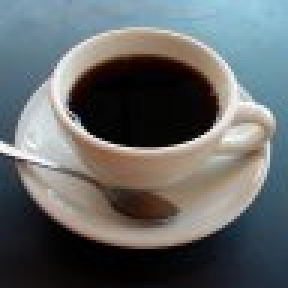
//> input picture src/coffee.jpg, 96 x 96 px (shown 3 times larger)
$ ./test_manips ../coffee.jpg   (built with g++ and OpenCV 4)
//> lines starting //> are read from the running program, lines starting //| are printed output that depends on the picture
### src/final/debug.h
/* For OpenCV functions and data types */
#include <opencv/cv.h>
#include <opencv2/core/core.hpp>
#include <opencv2/highgui/highgui.hpp>

/* For console I/O */
#include <iostream>

/* For string variables and functions */
#include <string>

/* For creating vectors of various data types */
#include <vector>

//#define DEBUG

void debug(std::string);
void printMatrix(cv::Mat);

### src/final/image_manipulations.h
#ifdef _MSC_VER
#else
	#include <opencv/cv.h>
	#include <opencv2/core/core.hpp>
	#include <opencv2/highgui/highgui.hpp>
#endif
#include <iostream>

cv::Mat shiftMat(cv::Mat, int, int);
cv::Mat shiftMatRot(cv::Mat, int, int);
cv::Mat genShiftDownsampleMat(cv::Mat, int, int, int);
void copyRegion(cv::Mat&, cv::Mat&, int, int, int, int, int, int, int, int);

### src/final/image_manipulations.cpp
#include "image_manipulations.h"

using namespace std;
using namespace cv;


/******************************************************************************

    shiftMat accepts a CV_32F Mat and shifts it according to the integer
    parameters that are also passed to it.  It fills in the gaps left by the
    shift with the last line of pixels in the shifted image.  It then returns
    the image as a Mat.


    shiftMat:
        Mat input:
            The matrix to be shifted.
        int vertical:
            An integer value that determines how far the image needs to be
            shifted vertically.  Negative shifts upward, positive shifts
            downward.
        int horizontal:
            An integer value that determines how far the image needs to be
            shifted horizontally.  Negative shifts left, positive shifts right.

******************************************************************************/
Mat shiftMat(   Mat input,
                int vertical,
                int horizontal ){
    debug("ShiftMat called");
    Mat src;
    Mat image_shifted;
    bool opposite_direction;

    /* Do deep copy, apparently this doesn't happen when passing */
    input.copyTo(src);
    src.copyTo(image_shifted);

    opposite_direction = (vertical < 0);
    if(opposite_direction){
        vertical *= -1;
    }
    for(int i = 1; i <= vertical && i < src.rows; i++){
        if(opposite_direction){
            copyRegion(
                src,image_shifted,
                0, i, src.cols, src.rows - i,
                0, 0, src.cols, src.rows - i
            );
        }else{
            copyRegion(
                src,image_shifted,
                0, 0, src.cols, src.rows - i,
                0, i, src.cols, src.rows - i
            );
        }
    }

    /* Save changes in prep for second direction */
    image_shifted.copyTo(src);

    opposite_direction = (horizontal < 0);
    if(opposite_direction){
        horizontal *= -1;
    }
    for(int i = 1; i <= horizontal && i < src.cols; i++){
        if(opposite_direction){
            copyRegion(
                src,image_shifted,
                i, 0, src.cols - i, src.rows,
                0, 0, src.cols - i, src.rows
            );
        }else{
            copyRegion(
                src,image_shifted,
                0, 0, src.cols - i, src.rows,
                i, 0, src.cols - i, src.rows
            );
        }
    }

    return image_shifted;
}

/******************************************************************************

    shiftMatRot accepts a CV_32F Mat and shifts it according to the integer
    parameters that are also passed to it.  It fills in the gaps left by the
    shift with the pixels that were shifted off of the other side of the image.
    It then returns the image as a Mat.


    shiftMatRot:
        Mat input:
            The matrix to be shifted.
        int vertical:
            An integer value that determines how far the image needs to be
            shifted vertically.  Negative shifts upward, positive shifts
            downward.
        int horizontal:
            An integer value that determines how far the image needs to be
            shifted horizontally.  Negative shifts left, positive shifts right.

******************************************************************************/
Mat shiftMatRot(    Mat input,
                    int vertical,
                    int horizontal ){

    debug("shiftMatRot called");

    Mat src;

    Mat image_shifted;
    bool opposite_direction;

    /* Do deep copy, apparently this doesn't happen when passing*/
    input.copyTo(src);
    src.copyTo(image_shifted);

    if(vertical != 0 ){
        opposite_direction = (vertical < 0);
        if(opposite_direction){
            vertical *= -1;
        }

        /* Copy 1st portion */
        if(opposite_direction){
            copyRegion(
                src,image_shifted,
                0, vertical, src.cols, src.rows-vertical,
                0, 0, src.cols, src.rows - vertical
            );
        }else{
            copyRegion(
                src,image_shifted,
                0, 0, src.cols, src.rows - vertical,
                0, vertical, src.cols, src.rows - vertical
            );
        }

        /* Copy 2nd portion */
        if(opposite_direction){
            copyRegion(
                src,image_shifted,
                0, 0, src.cols, vertical,
                0, src.rows - vertical, src.cols, vertical
            );
        }else{
            copyRegion(
                src,image_shifted,
                0, src.rows - vertical, src.cols, vertical,
                0, 0, src.cols, vertical
            );
        }

        image_shifted.copyTo(src);
    }

    if( horizontal != 0 ){
        opposite_direction = (horizontal < 0);
        if(opposite_direction){
            horizontal *= -1;
        }

        /* Copy 1st portion */
        if(opposite_direction){
            copyRegion(
                src,image_shifted,
                horizontal, 0, src.cols - horizontal, src.rows,
                0, 0, src.cols - horizontal, src.rows
            );
        }else{
            copyRegion(
                src,image_shifted,
                0, 0, src.cols - horizontal, src.rows,
                horizontal, 0, src.cols - horizontal, src.rows
            );
        }

        /* Copy 2nd portion */
        if(opposite_direction){
            copyRegion(
                src,image_shifted,
                0, 0, horizontal, src.rows,
                src.cols - horizontal, 0, horizontal, src.rows
            );
        }else{
            copyRegion(
                src,image_shifted,
                src.cols - horizontal, 0, horizontal, src.rows,
                0, 0, horizontal, src.rows
            );
        }
    }

    return image_shifted;
}

/******************************************************************************

    copyRegion accepts a pointer to a source matrix and a destination matrix as
    parameters along with integer values that specify a region in each image.
    The function copys the specified region in the src Mat into the specified
    region of the dest Mat.


    copyRegion:
        Mat &src:
            Reference to a source matrix.
        Mat &dest:
            Reference to a destination matrix.
        int x1:
            The x coordinate of the left side of the selected region from src.
        int y1:
            The y coordinate of the top side of the selected region from src.
        int w1:
            The width of the region selected from src.
        int h1:
            The height of the region selected from src.
        int x2:
            The x coordinate of the left side of the selected region from dest.
        int y2:
            The y coordinate of the top side of the selected region from dest.
        int w2:
            The width of the region selected from dest.
        int h2:
            The height of the region selected from dest.

******************************************************************************/
void copyRegion(    Mat &src,
                    Mat &dest,
                    int x1,
                    int y1,
                    int w1,
                    int h1,
                    int x2,
                    int y2,
                    int w2,
                    int h2 ){
    CvRect src_region = cvRect( x1,y1,w1,h1 );
    CvRect dest_region = cvRect( x2,y2,w2,h2 );

    Mat src_roi = Mat(src,src_region);
    Mat dest_roi = Mat(dest,dest_region);

    src_roi.copyTo(dest_roi);
}

/******************************************************************************

    genShiftDownsampleMat shifts the src matrix as directed by up_down and
    left_right and then shrinks the image by a ratio of 1/downsample_ratio. It
    then returns the resulting Mat.

    genShiftDownsampleMat:
        Mat src:
            This is the source Mat to be shifted and downsampled.
        int up_down:
            An integer value that determines how far the image needs to be
            shifted vertically.  Negative shifts upward, positive shifts
            downward.
        int left_right:
            An integer value that determines how far the image needs to be
            shifted horizontally.  Negative shifts left, positive shifts right.
        int downsample_ratio:
            The inverse of the desired scale of the image.

******************************************************************************/
// [25 lines left out: function genShiftDownsampleMat, not called in this run]

### src/test_image_manipulations/test_manips.cpp
#include "../final/image_manipulations.h"

using namespace std;
using namespace cv;

int main(int argc, char* argv[]){
	if( argc != 2) {
		cout <<" Usage: display_image ImageToLoadAndDisplay" << endl;
		return -1;
    }

	int rescale_factor = 2;

    cv::Mat image;
	cv::Mat bigger_image;
	cv::Mat rotated_image;
	cv::Mat shifted_image;
	cv::Mat shifted_image2;
	cv::Mat shifted_image3;
	cv::Mat shifted_image4;
	cv::Mat shifted_image5;
	cv::Mat shifted_image6;
	cv::Mat shifted_image7;
	cv::Mat shifted_image8;

	//Read in Image
    image = cv::imread(argv[1], CV_LOAD_IMAGE_COLOR);
//> image is the input picture: 96 rows x 96 cols, CV_8UC3; mean B, G, R 103.9, 103.4, 99.7

	//Transform image
	cv::resize(image,bigger_image,Size(0,0),5,5,INTER_LINEAR);
	cv::flip(image,rotated_image,-1);
	shifted_image = shiftMatRot(image,0,25);
//> (in shiftMatRot, `debug("shiftMatRot called");` was passed over: debug is not available in this run)
	shifted_image2 = shiftMatRot(image,0,-25);
	shifted_image3 = shiftMatRot(image,25,0);
//> in copyRegion (call 5), `Mat src_roi = Mat(src,src_region);`:
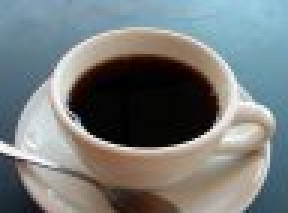
//> src_roi: 71 rows x 96 cols, CV_8UC3 (shown 3 times larger); mean B, G, R 123.2, 123.1, 118
	shifted_image4 = shiftMatRot(image,-25,0);
//> in copyRegion (call 8), `src_roi.copyTo(dest_roi);`:
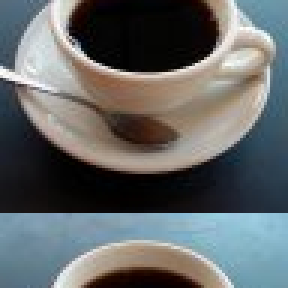
//> dest: 96 rows x 96 cols, CV_8UC3 (shown 3 times larger); mean B, G, R 103.9, 103.4, 99.7
	shifted_image5 = shiftMat(image,25,25);
//> (in shiftMat, `debug("ShiftMat called");` was passed over: debug is not available in this run)
//> the loop in shiftMat, `for(int i = 1; i <= vertical && i < src.rows; i++)` made 25 passes
//> (src_region in copyRegion, dest_region in copyRegion) on passes 1 to 12: (Rect(0, 0, 96, 95), Rect(0, 1, 96, 95)), (Rect(0, 0, 96, 94), Rect(0, 2, 96, 94)), (Rect(0, 0, 96, 93), Rect(0, 3, 96, 93)), (Rect(0, 0, 96, 92), Rect(0, 4, 96, 92)), (Rect(0, 0, 96, 91), Rect(0, 5, 96, 91)), (Rect(0, 0, 96, 90), Rect(0, 6, 96, 90)), (Rect(0, 0, 96, 89), Rect(0, 7, 96, 89)), (Rect(0, 0, 96, 88), Rect(0, 8, 96, 88)), (Rect(0, 0, 96, 87), Rect(0, 9, 96, 87)), (Rect(0, 0, 96, 86), Rect(0, 10, 96, 86)), (Rect(0, 0, 96, 85), Rect(0, 11, 96, 85)), (Rect(0, 0, 96, 84), Rect(0, 12, 96, 84))
//> the loop in shiftMat, `for(int i = 1; i <= horizontal && i < src.cols; i++)` made 25 passes
//> (src_region in copyRegion, dest_region in copyRegion) on passes 1 to 12: (Rect(0, 0, 95, 96), Rect(1, 0, 95, 96)), (Rect(0, 0, 94, 96), Rect(2, 0, 94, 96)), (Rect(0, 0, 93, 96), Rect(3, 0, 93, 96)), (Rect(0, 0, 92, 96), Rect(4, 0, 92, 96)), (Rect(0, 0, 91, 96), Rect(5, 0, 91, 96)), (Rect(0, 0, 90, 96), Rect(6, 0, 90, 96)), (Rect(0, 0, 89, 96), Rect(7, 0, 89, 96)), (Rect(0, 0, 88, 96), Rect(8, 0, 88, 96)), (Rect(0, 0, 87, 96), Rect(9, 0, 87, 96)), (Rect(0, 0, 86, 96), Rect(10, 0, 86, 96)), (Rect(0, 0, 85, 96), Rect(11, 0, 85, 96)), (Rect(0, 0, 84, 96), Rect(12, 0, 84, 96))
//> pass 1, in copyRegion (call 34), `Mat dest_roi = Mat(dest,dest_region);`:
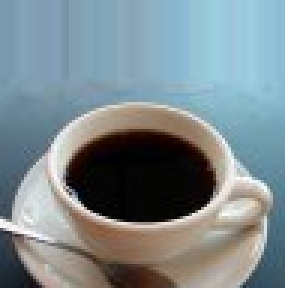
//> dest_roi: 96 rows x 95 cols, CV_8UC3 (shown 3 times larger); mean B, G, R 142.5, 137.2, 123.7
//> after the loop in shiftMat, `for(int i = 1; i <= horizontal && i < src.cols; i++)`:
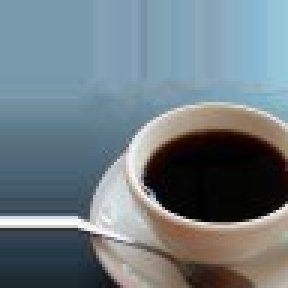
//> image_shifted: 96 rows x 96 cols, CV_8UC3 (shown 3 times larger); mean B, G, R 130.1, 123.1, 110
	shifted_image6 = shiftMat(image,-25,-25);
//> call 2 of shiftMat, with vertical = -25, horizontal = -25
//> the loop in shiftMat (call 2), `for(int i = 1; i <= vertical && i < src.rows; i++)` made 25 passes
//> (src_region in copyRegion, dest_region in copyRegion) on passes 1 to 12: (Rect(0, 1, 96, 95), Rect(0, 0, 96, 95)), (Rect(0, 2, 96, 94), Rect(0, 0, 96, 94)), (Rect(0, 3, 96, 93), Rect(0, 0, 96, 93)), (Rect(0, 4, 96, 92), Rect(0, 0, 96, 92)), (Rect(0, 5, 96, 91), Rect(0, 0, 96, 91)), (Rect(0, 6, 96, 90), Rect(0, 0, 96, 90)), (Rect(0, 7, 96, 89), Rect(0, 0, 96, 89)), (Rect(0, 8, 96, 88), Rect(0, 0, 96, 88)), (Rect(0, 9, 96, 87), Rect(0, 0, 96, 87)), (Rect(0, 10, 96, 86), Rect(0, 0, 96, 86)), (Rect(0, 11, 96, 85), Rect(0, 0, 96, 85)), (Rect(0, 12, 96, 84), Rect(0, 0, 96, 84))
//> after the loop in shiftMat (call 2), `for(int i = 1; i <= vertical && i < src.rows; i++)`:
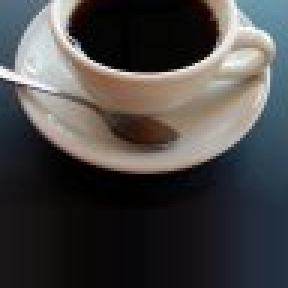
//> image_shifted: 96 rows x 96 cols, CV_8UC3 (shown 3 times larger); mean B, G, R 69.3, 69.9, 71.5
//> the loop in shiftMat (call 2), `for(int i = 1; i <= horizontal && i < src.cols; i++)` made 25 passes
//> (src_region in copyRegion, dest_region in copyRegion) on passes 1 to 12: (Rect(1, 0, 95, 96), Rect(0, 0, 95, 96)), (Rect(2, 0, 94, 96), Rect(0, 0, 94, 96)), (Rect(3, 0, 93, 96), Rect(0, 0, 93, 96)), (Rect(4, 0, 92, 96), Rect(0, 0, 92, 96)), (Rect(5, 0, 91, 96), Rect(0, 0, 91, 96)), (Rect(6, 0, 90, 96), Rect(0, 0, 90, 96)), (Rect(7, 0, 89, 96), Rect(0, 0, 89, 96)), (Rect(8, 0, 88, 96), Rect(0, 0, 88, 96)), (Rect(9, 0, 87, 96), Rect(0, 0, 87, 96)), (Rect(10, 0, 86, 96), Rect(0, 0, 86, 96)), (Rect(11, 0, 85, 96), Rect(0, 0, 85, 96)), (Rect(12, 0, 84, 96), Rect(0, 0, 84, 96))
//> after the loop in shiftMat (call 2), `for(int i = 1; i <= horizontal && i < src.cols; i++)`:
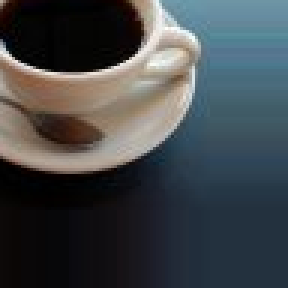
//> image_shifted: 96 rows x 96 cols, CV_8UC3 (shown 3 times larger); mean B, G, R 73.8, 70.8, 66
	shifted_image7 = shiftMat(image,25,0);
	shifted_image8 = shiftMat(image,-25,0);
//> the loop in shiftMat (call 4), `for(int i = 1; i <= vertical && i < src.rows; i++)` made 25 passes
//> pass 3, in shiftMat (call 4), `copyRegion( src,image_shifted, 0, i, src.cols, src.rows - i, 0, 0, src..`:
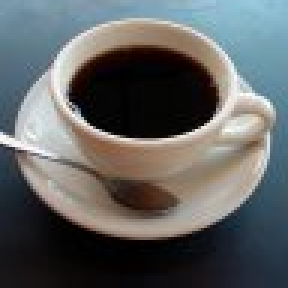
//> image_shifted: 96 rows x 96 cols, CV_8UC3 (shown 3 times larger); mean B, G, R 98.6, 98.5, 96
	//Show all the images
    cv::imshow( "original", image );
    cv::imshow( "bigger", bigger_image );
    cv::imshow( "rotated", rotated_image );
    cv::imshow( "1",	shifted_image );
    cv::imshow( "2",shifted_image2 );
    cv::imshow( "3",shifted_image3 );
    cv::imshow( "4",shifted_image4 );
    cv::imshow( "5",	shifted_image5 );
    cv::imshow( "6",shifted_image6 );
    cv::imshow( "7",shifted_image7 );
    cv::imshow( "8",shifted_image8 );

    waitKey(0);

    return 0;
}
